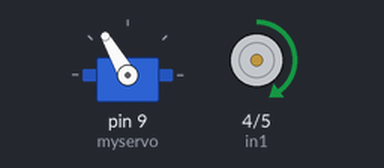
A sketch run on a simulated Arduino Uno, built with avr-gcc and run on an emulated ATmega328P. On the bench: servo, motor-driver pin pairs drawn as motors (green arrow = first pin HIGH = forward, orange = second pin HIGH = backward, longer = more drive, scaled by the enable pin).

Above: at 0.05 s.
At 3.0 s:
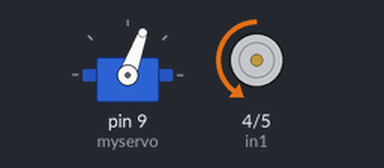
At 6.0 s:
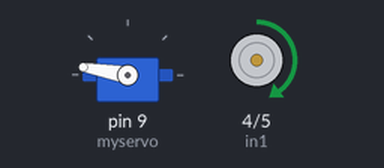
Timing chart, 0 to 7.8 s (numbered marks = the images above):
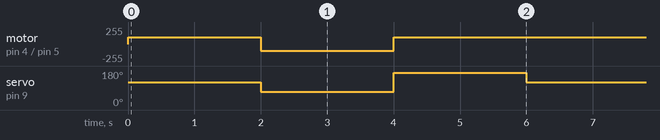

Measured:
- by itself, motor on pin 4 (in1) / pin 5 (in2): repeats every 6.0 s: backward 100/255 2.0 s, forward 100/255 4.0 s
- by itself, servo on pin 9 (myservo): repeats every 6.0 s: 170° 2.0 s, 120° 2.0 s, 70° 2.0 s

The sketch:

2MotorMasServoR4.ino
```cpp
#include <Servo.h> //De 70 a 170 maso, el medio es 120
Servo myservo;

// Conexiones del driver para un motor DC
int enA = 3;
int in1 = 4;
int in2 = 5;

void setup() {
  // Colocando los pines en modo salida
  Serial.begin(9600);
  pinMode(enA, OUTPUT);
  pinMode(in1, OUTPUT);
  pinMode(in2, OUTPUT);

  analogWrite(enA, 100);

  myservo.attach(9);
  myservo.write(120);
}

void loop() {


  myservo.write(120);
  digitalWrite(in1, HIGH);
  digitalWrite(in2, LOW);
  delay(2000);

  myservo.write(70);
  digitalWrite(in1, LOW);
  digitalWrite(in2, HIGH);
  delay(2000);

  myservo.write(170);
  digitalWrite(in1, HIGH);
  digitalWrite(in2, LOW);
  delay(2000);

}
```
